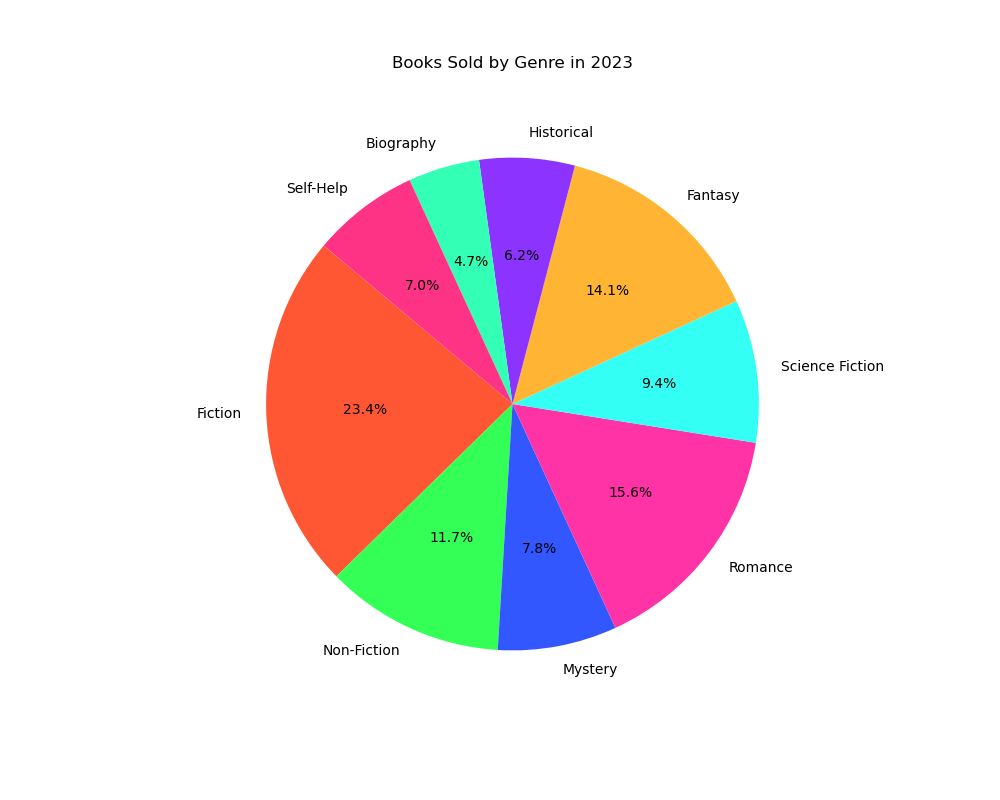

This chart was generated by the following Python code:

import matplotlib.pyplot as plt

# Data
genres = ["Fiction", "Non-Fiction", "Mystery", "Romance", "Science Fiction", "Fantasy", "Historical", "Biography", "Self-Help"]
books_sold = [300, 150, 100, 200, 120, 180, 80, 60, 90]

# Colors
colors = [
    "#FF5733",  # Fiction
    "#33FF57",  # Non-Fiction
    "#3357FF",  # Mystery
    "#FF33A5",  # Romance
    "#33FFF5",  # Science Fiction
    "#FFB533",  # Fantasy
    "#8D33FF",  # Historical
    "#33FFB5",  # Biography
    "#FF3385",  # Self-Help
]

# Create pie chart
plt.figure(figsize=(10, 8))  # width and height in inches
plt.pie(books_sold, labels=genres, colors=colors, autopct='%1.1f%%', startangle=140)

# Chart title
plt.title('Books Sold by Genre in 2023', pad=20)

# Show plot
plt.show()
